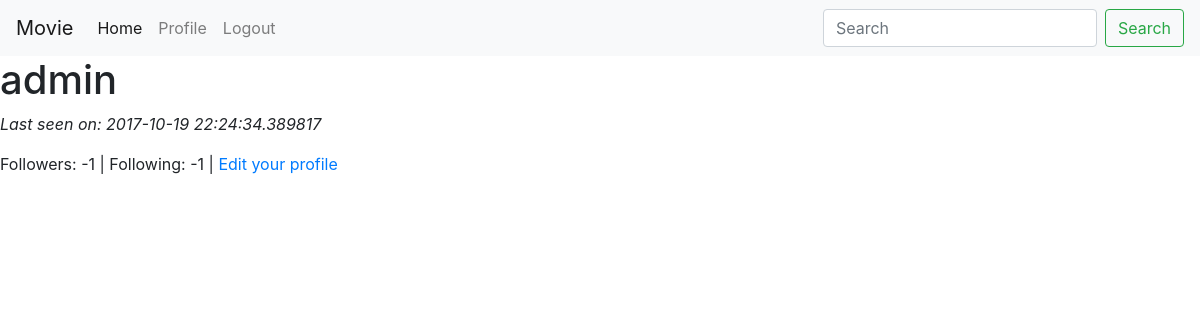
The app's page /user/admin/1 (signed in), older data.
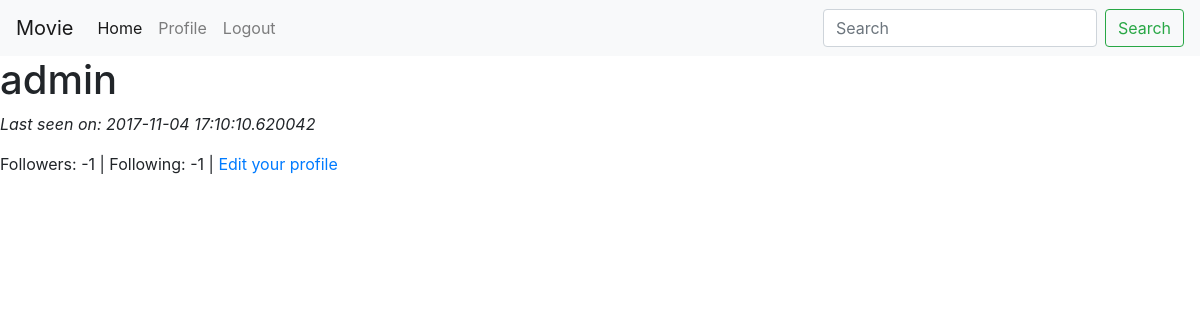
The same page, newer data.
### app/models.py (models this page shows, shortened)
class User(db.Model):
    __tablename__="user"
    id = db.Column(db.Integer, primary_key=True)
    username = db.Column(db.String(64), index=True, unique=True)
    password = db.Column(db.String(64), index=True, unique=True)
    nickname = db.Column(db.String(64), index=True, unique=True)
    email = db.Column(db.String(120), index=True, unique=True)
    posts = db.relationship('Post', backref='author', lazy='dynamic')
    about_me = db.Column(db.String(140))
    last_seen = db.Column(db.DateTime)
    followed = db.relationship('User',
                               secondary=followers,
                               primaryjoin=(followers.c.follower_id == id),
                               secondaryjoin=(followers.c.followed_id == id),
                               backref=db.backref('followers', lazy='dynamic'),
                               lazy='dynamic')
    @property
    def is_authenticated(self):
        return True

### app/views.py (the view)
@app.route("/user")
@app.route('/user/<nickname>')
@app.route('/user/<nickname>/<int:page>')
@login_required
def user(nickname, page=1):
    user = User.query.filter_by(nickname=nickname).first()
    if user is None:
        flash('User %s not found.' % nickname)
        return redirect(url_for('index'))
    return render_template('user.html',
                           user=user)

### app/forms.py
class SearchForm(Form):
    search = StringField('search', validators=[DataRequired()])

### app/views.py (called while the page is built)
@lm.user_loader
def load_user(id):
    return User.query.get(int(id))

@app.before_request
def before_request():
    g.user = current_user
    if g.user.is_authenticated:
        g.user.last_seen = datetime.utcnow()
        db.session.add(g.user)
        db.session.commit()
        g.search_form = SearchForm()

### app/templates/user.html (shortened to what this page needs)
{% extends "base.html" %}
{% block content %}
    <div class="well well-large" style="height: 140px;">
        <h1>{{ user.nickname }}</h1>
        {% if user.last_seen %}<p><em>Last seen on: {{ user.last_seen }}</em></p>{% endif %}
        <p>Followers: {{ user.followers.count() - 1 }} | Following: {{ user.followed.count() - 1 }} |
        {% if user.id == g.user.id %}
            <a href="{{url_for('edit')}}">Edit your profile</a>
        {% elif not g.user.is_following(user) %}
            <a href="{{url_for('follow', nickname=user.nickname)}}">Follow</a>
        {% else %}
            <a href="{{url_for('unfollow', nickname=user.nickname)}}">Unfollow</a>
        {% endif %}
        </p>
    </div>
{% endblock %}

Row changes from the older to the newer data that the page shows:
changed User "admin": last_seen "2017-10-19 22:24:34.389817" → "2017-11-04 17:10:10.620042"
